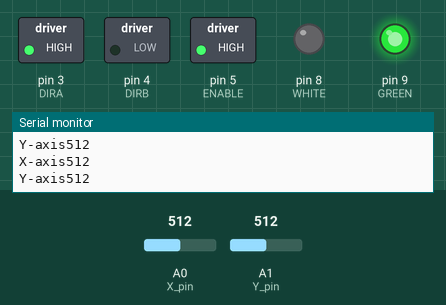
This sketch was run on a simulated Arduino Uno, built with avr-gcc and run on an emulated ATmega328P. Parts: switched loads named in the sketch (green lamp = pin HIGH), output pins drawn as LEDs (lit = HIGH), the last lines printed to the serial monitor. The inputs (shaded band) are chosen by the test bench; at power-on: A0 (X_pin) = 512, A1 (Y_pin) = 512.

Above: at 1.2 s.
1.3 s: A0 (X_pin) set to 348
2.8 s: A0 (X_pin) set to 325
At 3.7 s:
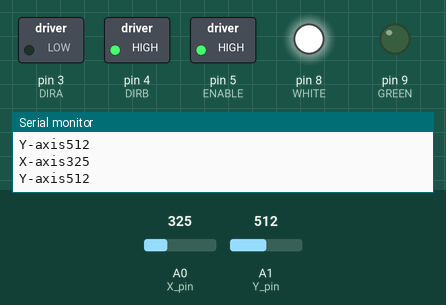
4.3 s: A0 (X_pin) set to 350
At 5.3 s:
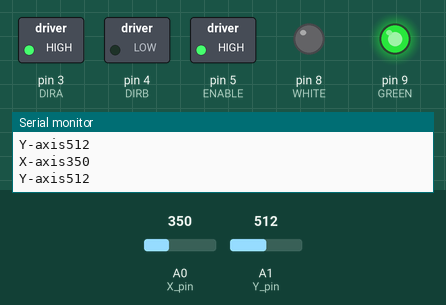
5.8 s: A0 (X_pin) set to 330
At 6.8 s:
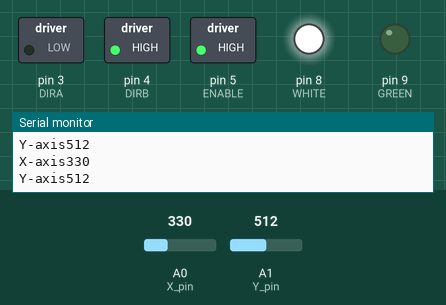
Timing chart, 0 to 8.3 s (numbered marks = the images above; inputs shaded):
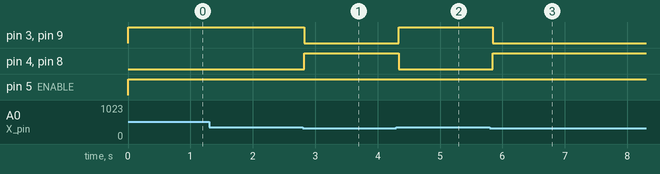

The sketch:

Joystick_DCMotor.ino
```cpp
const int SW_pin = 2; //digital pin connected to switch output
const int X_pin = 0; //analog pin connect to X output
const int Y_pin = 1; //analog pin connected to Y output

//Motor stuff
#define ENABLE 5
#define DIRA 3
#define DIRB 4

//Lights
#define WHITE 8
#define GREEN 9

void setup() {
  pinMode(SW_pin, INPUT);
  digitalWrite(SW_pin, HIGH);

  pinMode(WHITE, OUTPUT);
  pinMode(GREEN, OUTPUT);
  digitalWrite(WHITE, LOW);
  digitalWrite(GREEN, LOW);

  pinMode(ENABLE,OUTPUT);
  pinMode(DIRA, OUTPUT);
  pinMode(DIRB, OUTPUT);

  Serial.begin(9600);

}

void loop() {
  Serial.print("X-axis");
  Serial.print(analogRead(X_pin));
  Serial.print("\n");
  Serial.print("Y-axis");
  Serial.print(analogRead(Y_pin));
  Serial.print("\n");
  if (analogRead(X_pin) > 340) { //fan blows air in and green light is on when X axis on joystick is greater than 340
    digitalWrite(GREEN, HIGH);
    digitalWrite(WHITE, LOW);
    digitalWrite(ENABLE, HIGH);
    digitalWrite(DIRA, HIGH);
    digitalWrite(DIRB, LOW);
  }
  else { //fan blows air out and white light is on when X axis on joystick is less than or equal to 340
    digitalWrite(WHITE, HIGH);
    digitalWrite(GREEN, LOW);
    digitalWrite(ENABLE, HIGH);
    digitalWrite(DIRA, LOW);
    digitalWrite(DIRB, HIGH);
  }
  delay(100);

}
```

Measured:
- the behaviour switches between 341 and 340 on A0 (X_pin) (found by bisection; images 0 and 1)
- after the input at 2.8 s, pin 3 (DIRA), pin 9 (GREEN): HIGH → LOW at once; pin 4 (DIRB), pin 8 (WHITE): LOW → HIGH at once
- after the input at 4.3 s, pin 3 (DIRA), pin 9 (GREEN): LOW → HIGH at once; pin 4 (DIRB), pin 8 (WHITE): HIGH → LOW at once
- after the input at 5.8 s, pin 3 (DIRA), pin 9 (GREEN): HIGH → LOW after 0.05 s; pin 4 (DIRB), pin 8 (WHITE): LOW → HIGH after 0.05 s
